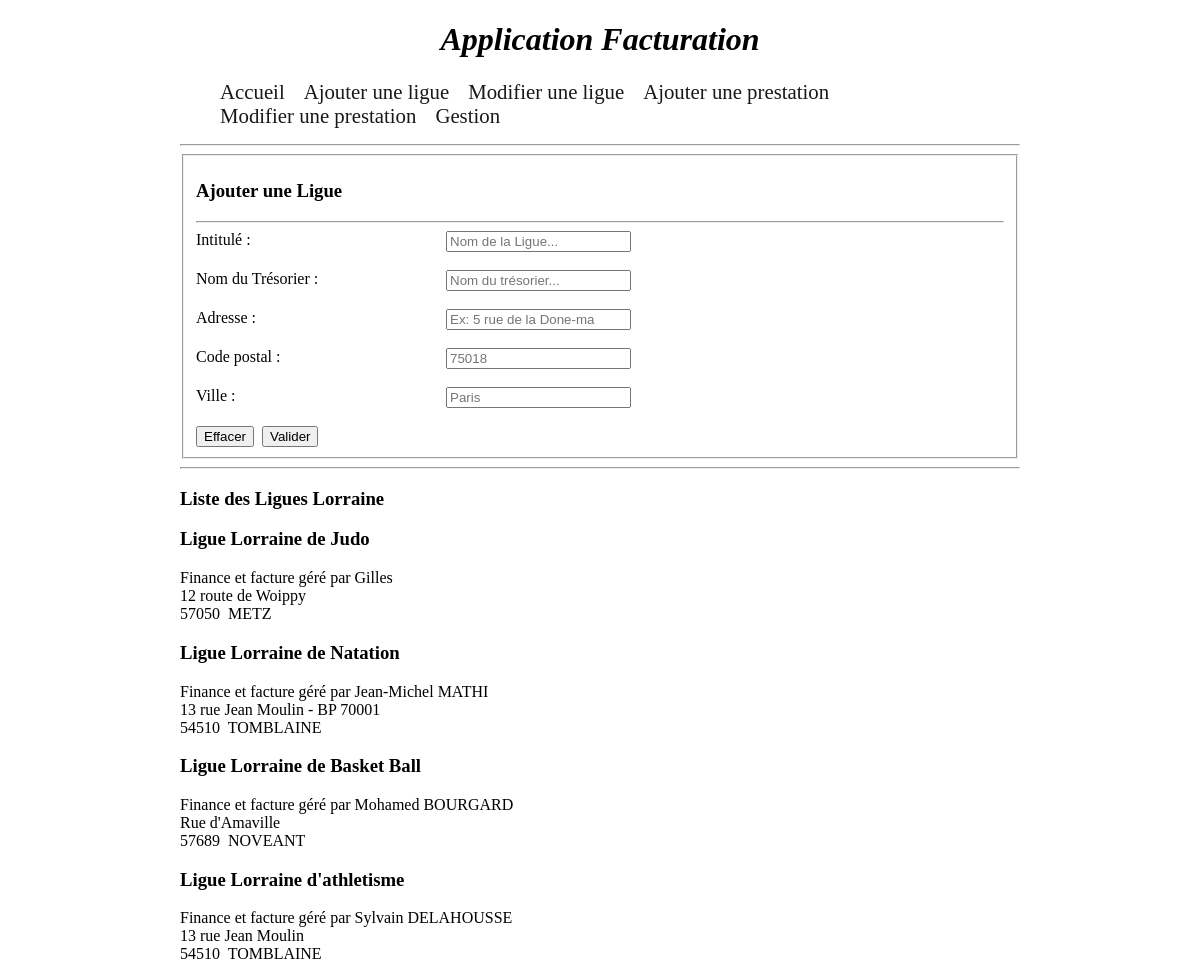
Screenshot of /ligues.php with the database file from the repository.
### tables this page shows
CREATE TABLE IF NOT EXISTS `ligue` (
  `numcompte` int(11) NOT NULL,
  `intitule` varchar(30) NOT NULL,
  `nomtresorier` varchar(20) NOT NULL,
  `adrue` varchar(50) NOT NULL,
  `cp` int(5) NOT NULL,
  `ville` varchar(20) NOT NULL,
  PRIMARY KEY (`numcompte`)
);

### afficherligue.php (the view)
<div id ="listligue">
  <h3>Liste des Ligues Lorraine</h3>
  <?php
    $listligue = $bdd->query("SELECT * FROM ligue");
    while ($donnees = $listligue->fetch())
    {
      ?>
      <h3 style=" font-color: white;"><?php echo $donnees['intitule'];?></h3>
      <p>
        Finance et facture géré par <?php echo $donnees['nomtresorier'];?><br/>
        <?php echo $donnees['adrue'];?><br/>
        <?php echo $donnees['cp'];?>&nbsp;
        <?php echo $donnees['ville'];?>
      </p>
      <?php
    } $listligue->closeCursor();
  ?>
</div>

### style.css (style rules this page uses)
body { background: url("img/fond.jpeg"); margin-left: 180px; margin-right: 180px; }

### rows the page displays
ligue: intitule "Ligue Lorraine de Judo", nomtresorier "Gilles", adrue "12 route de Woippy", cp "57050", ville "METZ"
ligue: intitule "Ligue Lorraine de Natation", nomtresorier "Jean-Michel MATHI", adrue "13 rue Jean Moulin - BP 70001", cp "54510", ville "TOMBLAINE"
ligue: intitule "Ligue Lorraine de Basket Ball", nomtresorier "Mohamed BOURGARD", adrue "Rue d'Amaville", cp "57689", ville "NOVEANT"
ligue: intitule "Ligue Lorraine d'athletisme", nomtresorier "Sylvain DELAHOUSSE", adrue "13 rue Jean Moulin", cp "54510", ville "TOMBLAINE"
